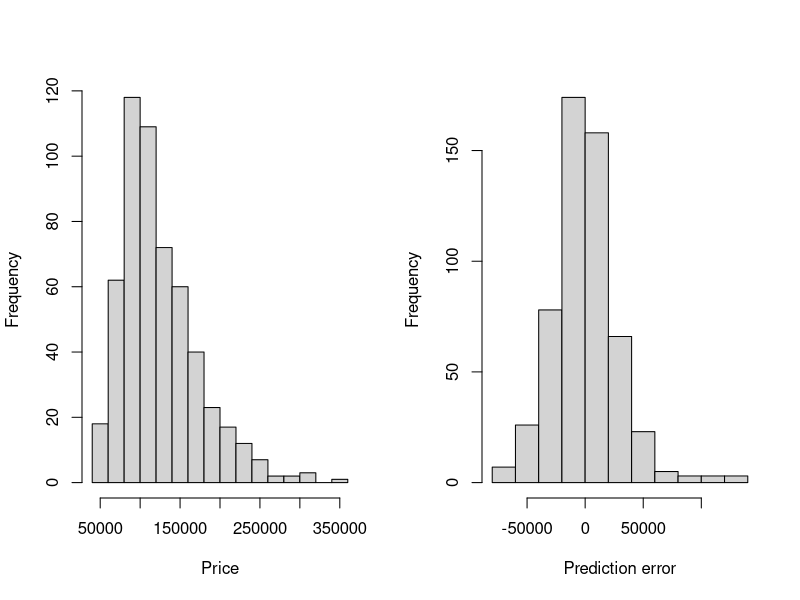

R code for this plot:
## Windsor housing prices ##

# Setting work directory (customize) #
setwd("/Users/miguel/Dropbox (Personal)/Current jobs/DATA-2017-1/DATA-02")

# Reading data
windsor <- read.csv(file="windsor.csv")

# Checks #
dim(windsor)
head(windsor)
tail(windsor)
str(windsor)

# Linear regression model #
fm <- price ~ lotsize + nbdrm + nbhrm + nstor + ngar + drive + recrm +
  base + gas + air + neigh  
mod <- lm(formula=fm, data=windsor) 

# Exploring the model #
names(mod)
summary(mod)

# Statistical evaluation of the model #
pred <- predict(mod, newdata=windsor)
res <- windsor$price - pred
sd(res)
sd(windsor$price)
sd(res)/sd(windsor$price)

# Evaluation in dollar terms #
mean(abs(res)>40000)

# Figure #
par(mfrow=c(1,2))
hist(windsor$price, main="", xlab="Price")
hist(res, main="", xlab="Prediction error")
